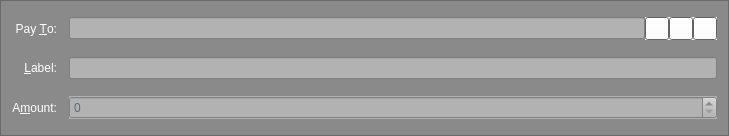
<?xml version="1.0" encoding="UTF-8"?>
<ui version="4.0">
 <class>SendCoinsEntry</class>
 <widget class="QFrame" name="SendCoinsEntry">
  <property name="geometry">
   <rect>
    <x>0</x>
    <y>0</y>
    <width>729</width>
    <height>136</height>
   </rect>
  </property>
  <property name="palette">
   <palette>
    <active>
     <colorrole role="WindowText">
      <brush brushstyle="SolidPattern">
       <color alpha="255">
        <red>0</red>
        <green>0</green>
        <blue>0</blue>
       </color>
      </brush>
     </colorrole>
     <colorrole role="Button">
      <brush brushstyle="SolidPattern">
       <color alpha="255">
        <red>255</red>
        <green>255</green>
        <blue>255</blue>
       </color>
      </brush>
     </colorrole>
     <colorrole role="Light">
      <brush brushstyle="SolidPattern">
       <color alpha="255">
        <red>207</red>
        <green>207</green>
        <blue>207</blue>
       </color>
      </brush>
     </colorrole>
     <colorrole role="Midlight">
      <brush brushstyle="SolidPattern">
       <color alpha="255">
        <red>172</red>
        <green>172</green>
        <blue>172</blue>
       </color>
      </brush>
     </colorrole>
     <colorrole role="Dark">
      <brush brushstyle="SolidPattern">
       <color alpha="255">
        <red>69</red>
        <green>69</green>
        <blue>69</blue>
       </color>
      </brush>
     </colorrole>
     <colorrole role="Mid">
      <brush brushstyle="SolidPattern">
       <color alpha="255">
        <red>92</red>
        <green>92</green>
        <blue>92</blue>
       </color>
      </brush>
     </colorrole>
     <colorrole role="Text">
      <brush brushstyle="SolidPattern">
       <color alpha="255">
        <red>0</red>
        <green>0</green>
        <blue>0</blue>
       </color>
      </brush>
     </colorrole>
     <colorrole role="BrightText">
      <brush brushstyle="SolidPattern">
       <color alpha="255">
        <red>255</red>
        <green>255</green>
        <blue>255</blue>
       </color>
      </brush>
     </colorrole>
     <colorrole role="ButtonText">
      <brush brushstyle="SolidPattern">
       <color alpha="255">
        <red>0</red>
        <green>0</green>
        <blue>0</blue>
       </color>
      </brush>
     </colorrole>
     <colorrole role="Base">
      <brush brushstyle="SolidPattern">
       <color alpha="255">
        <red>255</red>
        <green>255</green>
        <blue>255</blue>
       </color>
      </brush>
     </colorrole>
     <colorrole role="Window">
      <brush brushstyle="SolidPattern">
       <color alpha="255">
        <red>138</red>
        <green>138</green>
        <blue>138</blue>
       </color>
      </brush>
     </colorrole>
     <colorrole role="Shadow">
      <brush brushstyle="SolidPattern">
       <color alpha="255">
        <red>0</red>
        <green>0</green>
        <blue>0</blue>
       </color>
      </brush>
     </colorrole>
     <colorrole role="AlternateBase">
      <brush brushstyle="SolidPattern">
       <color alpha="255">
        <red>196</red>
        <green>196</green>
        <blue>196</blue>
       </color>
      </brush>
     </colorrole>
     <colorrole role="ToolTipBase">
      <brush brushstyle="SolidPattern">
       <color alpha="255">
        <red>255</red>
        <green>255</green>
        <blue>220</blue>
       </color>
      </brush>
     </colorrole>
     <colorrole role="ToolTipText">
      <brush brushstyle="SolidPattern">
       <color alpha="255">
        <red>0</red>
        <green>0</green>
        <blue>0</blue>
       </color>
      </brush>
     </colorrole>
    </active>
    <inactive>
     <colorrole role="WindowText">
      <brush brushstyle="SolidPattern">
       <color alpha="255">
        <red>0</red>
        <green>0</green>
        <blue>0</blue>
       </color>
      </brush>
     </colorrole>
     <colorrole role="Button">
      <brush brushstyle="SolidPattern">
       <color alpha="255">
        <red>255</red>
        <green>255</green>
        <blue>255</blue>
       </color>
      </brush>
     </colorrole>
     <colorrole role="Light">
      <brush brushstyle="SolidPattern">
       <color alpha="255">
        <red>207</red>
        <green>207</green>
        <blue>207</blue>
       </color>
      </brush>
     </colorrole>
     <colorrole role="Midlight">
      <brush brushstyle="SolidPattern">
       <color alpha="255">
        <red>172</red>
        <green>172</green>
        <blue>172</blue>
       </color>
      </brush>
     </colorrole>
     <colorrole role="Dark">
      <brush brushstyle="SolidPattern">
       <color alpha="255">
        <red>69</red>
        <green>69</green>
        <blue>69</blue>
       </color>
      </brush>
     </colorrole>
     <colorrole role="Mid">
      <brush brushstyle="SolidPattern">
       <color alpha="255">
        <red>92</red>
        <green>92</green>
        <blue>92</blue>
       </color>
      </brush>
     </colorrole>
     <colorrole role="Text">
      <brush brushstyle="SolidPattern">
       <color alpha="255">
        <red>0</red>
        <green>0</green>
        <blue>0</blue>
       </color>
      </brush>
     </colorrole>
     <colorrole role="BrightText">
      <brush brushstyle="SolidPattern">
       <color alpha="255">
        <red>255</red>
        <green>255</green>
        <blue>255</blue>
       </color>
      </brush>
     </colorrole>
     <colorrole role="ButtonText">
      <brush brushstyle="SolidPattern">
       <color alpha="255">
        <red>0</red>
        <green>0</green>
        <blue>0</blue>
       </color>
      </brush>
     </colorrole>
     <colorrole role="Base">
      <brush brushstyle="SolidPattern">
       <color alpha="255">
        <red>255</red>
        <green>255</green>
        <blue>255</blue>
       </color>
      </brush>
     </colorrole>
     <colorrole role="Window">
      <brush brushstyle="SolidPattern">
       <color alpha="255">
        <red>138</red>
        <green>138</green>
        <blue>138</blue>
       </color>
      </brush>
     </colorrole>
     <colorrole role="Shadow">
      <brush brushstyle="SolidPattern">
       <color alpha="255">
        <red>0</red>
        <green>0</green>
        <blue>0</blue>
       </color>
      </brush>
     </colorrole>
     <colorrole role="AlternateBase">
      <brush brushstyle="SolidPattern">
       <color alpha="255">
        <red>196</red>
        <green>196</green>
        <blue>196</blue>
       </color>
      </brush>
     </colorrole>
     <colorrole role="ToolTipBase">
      <brush brushstyle="SolidPattern">
       <color alpha="255">
        <red>255</red>
        <green>255</green>
        <blue>220</blue>
       </color>
      </brush>
     </colorrole>
     <colorrole role="ToolTipText">
      <brush brushstyle="SolidPattern">
       <color alpha="255">
        <red>0</red>
        <green>0</green>
        <blue>0</blue>
       </color>
      </brush>
     </colorrole>
    </inactive>
    <disabled>
     <colorrole role="WindowText">
      <brush brushstyle="SolidPattern">
       <color alpha="255">
        <red>69</red>
        <green>69</green>
        <blue>69</blue>
       </color>
      </brush>
     </colorrole>
     <colorrole role="Button">
      <brush brushstyle="SolidPattern">
       <color alpha="255">
        <red>255</red>
        <green>255</green>
        <blue>255</blue>
       </color>
      </brush>
     </colorrole>
     <colorrole role="Light">
      <brush brushstyle="SolidPattern">
       <color alpha="255">
        <red>207</red>
        <green>207</green>
        <blue>207</blue>
       </color>
      </brush>
     </colorrole>
     <colorrole role="Midlight">
      <brush brushstyle="SolidPattern">
       <color alpha="255">
        <red>172</red>
        <green>172</green>
        <blue>172</blue>
       </color>
      </brush>
     </colorrole>
     <colorrole role="Dark">
      <brush brushstyle="SolidPattern">
       <color alpha="255">
        <red>69</red>
        <green>69</green>
        <blue>69</blue>
       </color>
      </brush>
     </colorrole>
     <colorrole role="Mid">
      <brush brushstyle="SolidPattern">
       <color alpha="255">
        <red>92</red>
        <green>92</green>
        <blue>92</blue>
       </color>
      </brush>
     </colorrole>
     <colorrole role="Text">
      <brush brushstyle="SolidPattern">
       <color alpha="255">
        <red>69</red>
        <green>69</green>
        <blue>69</blue>
       </color>
      </brush>
     </colorrole>
     <colorrole role="BrightText">
      <brush brushstyle="SolidPattern">
       <color alpha="255">
        <red>255</red>
        <green>255</green>
        <blue>255</blue>
       </color>
      </brush>
     </colorrole>
     <colorrole role="ButtonText">
      <brush brushstyle="SolidPattern">
       <color alpha="255">
        <red>69</red>
        <green>69</green>
        <blue>69</blue>
       </color>
      </brush>
     </colorrole>
     <colorrole role="Base">
      <brush brushstyle="SolidPattern">
       <color alpha="255">
        <red>138</red>
        <green>138</green>
        <blue>138</blue>
       </color>
      </brush>
     </colorrole>
     <colorrole role="Window">
      <brush brushstyle="SolidPattern">
       <color alpha="255">
        <red>138</red>
        <green>138</green>
        <blue>138</blue>
       </color>
      </brush>
     </colorrole>
     <colorrole role="Shadow">
      <brush brushstyle="SolidPattern">
       <color alpha="255">
        <red>0</red>
        <green>0</green>
        <blue>0</blue>
       </color>
      </brush>
     </colorrole>
     <colorrole role="AlternateBase">
      <brush brushstyle="SolidPattern">
       <color alpha="255">
        <red>138</red>
        <green>138</green>
        <blue>138</blue>
       </color>
      </brush>
     </colorrole>
     <colorrole role="ToolTipBase">
      <brush brushstyle="SolidPattern">
       <color alpha="255">
        <red>255</red>
        <green>255</green>
        <blue>220</blue>
       </color>
      </brush>
     </colorrole>
     <colorrole role="ToolTipText">
      <brush brushstyle="SolidPattern">
       <color alpha="255">
        <red>0</red>
        <green>0</green>
        <blue>0</blue>
       </color>
      </brush>
     </colorrole>
    </disabled>
   </palette>
  </property>
  <property name="windowTitle">
   <string>Form</string>
  </property>
  <property name="autoFillBackground">
   <bool>true</bool>
  </property>
  <property name="frameShape">
   <enum>QFrame::StyledPanel</enum>
  </property>
  <property name="frameShadow">
   <enum>QFrame::Sunken</enum>
  </property>
  <layout class="QGridLayout" name="gridLayout">
   <property name="spacing">
    <number>12</number>
   </property>
   <item row="5" column="0">
    <widget class="QLabel" name="label">
     <property name="palette">
      <palette>
       <active>
        <colorrole role="WindowText">
         <brush brushstyle="SolidPattern">
          <color alpha="255">
           <red>255</red>
           <green>255</green>
           <blue>255</blue>
          </color>
         </brush>
        </colorrole>
        <colorrole role="Button">
         <brush brushstyle="SolidPattern">
          <color alpha="255">
           <red>138</red>
           <green>138</green>
           <blue>138</blue>
          </color>
         </brush>
        </colorrole>
        <colorrole role="Base">
         <brush brushstyle="SolidPattern">
          <color alpha="255">
           <red>138</red>
           <green>138</green>
           <blue>138</blue>
          </color>
         </brush>
        </colorrole>
        <colorrole role="Window">
         <brush brushstyle="SolidPattern">
          <color alpha="255">
           <red>138</red>
           <green>138</green>
           <blue>138</blue>
          </color>
         </brush>
        </colorrole>
       </active>
       <inactive>
        <colorrole role="WindowText">
         <brush brushstyle="SolidPattern">
          <color alpha="255">
           <red>255</red>
           <green>255</green>
           <blue>255</blue>
          </color>
         </brush>
        </colorrole>
        <colorrole role="Button">
         <brush brushstyle="SolidPattern">
          <color alpha="255">
           <red>138</red>
           <green>138</green>
           <blue>138</blue>
          </color>
         </brush>
        </colorrole>
        <colorrole role="Base">
         <brush brushstyle="SolidPattern">
          <color alpha="255">
           <red>138</red>
           <green>138</green>
           <blue>138</blue>
          </color>
         </brush>
        </colorrole>
        <colorrole role="Window">
         <brush brushstyle="SolidPattern">
          <color alpha="255">
           <red>138</red>
           <green>138</green>
           <blue>138</blue>
          </color>
         </brush>
        </colorrole>
       </inactive>
       <disabled>
        <colorrole role="WindowText">
         <brush brushstyle="SolidPattern">
          <color alpha="255">
           <red>69</red>
           <green>69</green>
           <blue>69</blue>
          </color>
         </brush>
        </colorrole>
        <colorrole role="Button">
         <brush brushstyle="SolidPattern">
          <color alpha="255">
           <red>138</red>
           <green>138</green>
           <blue>138</blue>
          </color>
         </brush>
        </colorrole>
        <colorrole role="Base">
         <brush brushstyle="SolidPattern">
          <color alpha="255">
           <red>138</red>
           <green>138</green>
           <blue>138</blue>
          </color>
         </brush>
        </colorrole>
        <colorrole role="Window">
         <brush brushstyle="SolidPattern">
          <color alpha="255">
           <red>138</red>
           <green>138</green>
           <blue>138</blue>
          </color>
         </brush>
        </colorrole>
       </disabled>
      </palette>
     </property>
     <property name="autoFillBackground">
      <bool>false</bool>
     </property>
     <property name="styleSheet">
      <string notr="true"/>
     </property>
     <property name="text">
      <string>A&amp;mount:</string>
     </property>
     <property name="alignment">
      <set>Qt::AlignRight|Qt::AlignTrailing|Qt::AlignVCenter</set>
     </property>
     <property name="buddy">
      <cstring>payAmount</cstring>
     </property>
    </widget>
   </item>
   <item row="3" column="0">
    <widget class="QLabel" name="label_2">
     <property name="palette">
      <palette>
       <active>
        <colorrole role="WindowText">
         <brush brushstyle="SolidPattern">
          <color alpha="255">
           <red>255</red>
           <green>255</green>
           <blue>255</blue>
          </color>
         </brush>
        </colorrole>
        <colorrole role="Button">
         <brush brushstyle="SolidPattern">
          <color alpha="255">
           <red>138</red>
           <green>138</green>
           <blue>138</blue>
          </color>
         </brush>
        </colorrole>
        <colorrole role="Base">
         <brush brushstyle="SolidPattern">
          <color alpha="255">
           <red>138</red>
           <green>138</green>
           <blue>138</blue>
          </color>
         </brush>
        </colorrole>
        <colorrole role="Window">
         <brush brushstyle="SolidPattern">
          <color alpha="255">
           <red>138</red>
           <green>138</green>
           <blue>138</blue>
          </color>
         </brush>
        </colorrole>
       </active>
       <inactive>
        <colorrole role="WindowText">
         <brush brushstyle="SolidPattern">
          <color alpha="255">
           <red>255</red>
           <green>255</green>
           <blue>255</blue>
          </color>
         </brush>
        </colorrole>
        <colorrole role="Button">
         <brush brushstyle="SolidPattern">
          <color alpha="255">
           <red>138</red>
           <green>138</green>
           <blue>138</blue>
          </color>
         </brush>
        </colorrole>
        <colorrole role="Base">
         <brush brushstyle="SolidPattern">
          <color alpha="255">
           <red>138</red>
           <green>138</green>
           <blue>138</blue>
          </color>
         </brush>
        </colorrole>
        <colorrole role="Window">
         <brush brushstyle="SolidPattern">
          <color alpha="255">
           <red>138</red>
           <green>138</green>
           <blue>138</blue>
          </color>
         </brush>
        </colorrole>
       </inactive>
       <disabled>
        <colorrole role="WindowText">
         <brush brushstyle="SolidPattern">
          <color alpha="255">
           <red>69</red>
           <green>69</green>
           <blue>69</blue>
          </color>
         </brush>
        </colorrole>
        <colorrole role="Button">
         <brush brushstyle="SolidPattern">
          <color alpha="255">
           <red>138</red>
           <green>138</green>
           <blue>138</blue>
          </color>
         </brush>
        </colorrole>
        <colorrole role="Base">
         <brush brushstyle="SolidPattern">
          <color alpha="255">
           <red>138</red>
           <green>138</green>
           <blue>138</blue>
          </color>
         </brush>
        </colorrole>
        <colorrole role="Window">
         <brush brushstyle="SolidPattern">
          <color alpha="255">
           <red>138</red>
           <green>138</green>
           <blue>138</blue>
          </color>
         </brush>
        </colorrole>
       </disabled>
      </palette>
     </property>
     <property name="autoFillBackground">
      <bool>false</bool>
     </property>
     <property name="styleSheet">
      <string notr="true"/>
     </property>
     <property name="text">
      <string>Pay &amp;To:</string>
     </property>
     <property name="alignment">
      <set>Qt::AlignRight|Qt::AlignTrailing|Qt::AlignVCenter</set>
     </property>
     <property name="buddy">
      <cstring>payTo</cstring>
     </property>
    </widget>
   </item>
   <item row="5" column="1">
    <widget class="BitcoinAmountField" name="payAmount">
     <property name="palette">
      <palette>
       <active>
        <colorrole role="WindowText">
         <brush brushstyle="SolidPattern">
          <color alpha="255">
           <red>90</red>
           <green>104</green>
           <blue>118</blue>
          </color>
         </brush>
        </colorrole>
        <colorrole role="Button">
         <brush brushstyle="SolidPattern">
          <color alpha="255">
           <red>178</red>
           <green>178</green>
           <blue>178</blue>
          </color>
         </brush>
        </colorrole>
        <colorrole role="Text">
         <brush brushstyle="SolidPattern">
          <color alpha="255">
           <red>90</red>
           <green>104</green>
           <blue>118</blue>
          </color>
         </brush>
        </colorrole>
        <colorrole role="Base">
         <brush brushstyle="SolidPattern">
          <color alpha="255">
           <red>178</red>
           <green>178</green>
           <blue>178</blue>
          </color>
         </brush>
        </colorrole>
        <colorrole role="Window">
         <brush brushstyle="SolidPattern">
          <color alpha="255">
           <red>178</red>
           <green>178</green>
           <blue>178</blue>
          </color>
         </brush>
        </colorrole>
        <colorrole role="Shadow">
         <brush brushstyle="SolidPattern">
          <color alpha="255">
           <red>90</red>
           <green>104</green>
           <blue>118</blue>
          </color>
         </brush>
        </colorrole>
        <colorrole role="ToolTipText">
         <brush brushstyle="SolidPattern">
          <color alpha="255">
           <red>90</red>
           <green>104</green>
           <blue>118</blue>
          </color>
         </brush>
        </colorrole>
       </active>
       <inactive>
        <colorrole role="WindowText">
         <brush brushstyle="SolidPattern">
          <color alpha="255">
           <red>90</red>
           <green>104</green>
           <blue>118</blue>
          </color>
         </brush>
        </colorrole>
        <colorrole role="Button">
         <brush brushstyle="SolidPattern">
          <color alpha="255">
           <red>178</red>
           <green>178</green>
           <blue>178</blue>
          </color>
         </brush>
        </colorrole>
        <colorrole role="Text">
         <brush brushstyle="SolidPattern">
          <color alpha="255">
           <red>90</red>
           <green>104</green>
           <blue>118</blue>
          </color>
         </brush>
        </colorrole>
        <colorrole role="Base">
         <brush brushstyle="SolidPattern">
          <color alpha="255">
           <red>178</red>
           <green>178</green>
           <blue>178</blue>
          </color>
         </brush>
        </colorrole>
        <colorrole role="Window">
         <brush brushstyle="SolidPattern">
          <color alpha="255">
           <red>178</red>
           <green>178</green>
           <blue>178</blue>
          </color>
         </brush>
        </colorrole>
        <colorrole role="Shadow">
         <brush brushstyle="SolidPattern">
          <color alpha="255">
           <red>90</red>
           <green>104</green>
           <blue>118</blue>
          </color>
         </brush>
        </colorrole>
        <colorrole role="ToolTipText">
         <brush brushstyle="SolidPattern">
          <color alpha="255">
           <red>90</red>
           <green>104</green>
           <blue>118</blue>
          </color>
         </brush>
        </colorrole>
       </inactive>
       <disabled>
        <colorrole role="WindowText">
         <brush brushstyle="SolidPattern">
          <color alpha="255">
           <red>69</red>
           <green>69</green>
           <blue>69</blue>
          </color>
         </brush>
        </colorrole>
        <colorrole role="Button">
         <brush brushstyle="SolidPattern">
          <color alpha="255">
           <red>178</red>
           <green>178</green>
           <blue>178</blue>
          </color>
         </brush>
        </colorrole>
        <colorrole role="Text">
         <brush brushstyle="SolidPattern">
          <color alpha="255">
           <red>69</red>
           <green>69</green>
           <blue>69</blue>
          </color>
         </brush>
        </colorrole>
        <colorrole role="Base">
         <brush brushstyle="SolidPattern">
          <color alpha="255">
           <red>178</red>
           <green>178</green>
           <blue>178</blue>
          </color>
         </brush>
        </colorrole>
        <colorrole role="Window">
         <brush brushstyle="SolidPattern">
          <color alpha="255">
           <red>178</red>
           <green>178</green>
           <blue>178</blue>
          </color>
         </brush>
        </colorrole>
        <colorrole role="Shadow">
         <brush brushstyle="SolidPattern">
          <color alpha="255">
           <red>90</red>
           <green>104</green>
           <blue>118</blue>
          </color>
         </brush>
        </colorrole>
        <colorrole role="ToolTipText">
         <brush brushstyle="SolidPattern">
          <color alpha="255">
           <red>90</red>
           <green>104</green>
           <blue>118</blue>
          </color>
         </brush>
        </colorrole>
       </disabled>
      </palette>
     </property>
     <property name="autoFillBackground">
      <bool>true</bool>
     </property>
     <property name="styleSheet">
      <string notr="true"/>
     </property>
    </widget>
   </item>
   <item row="4" column="1">
    <layout class="QHBoxLayout" name="horizontalLayout_2">
     <property name="spacing">
      <number>0</number>
     </property>
     <item>
      <widget class="QValidatedLineEdit" name="addAsLabel">
       <property name="enabled">
        <bool>true</bool>
       </property>
       <property name="palette">
        <palette>
         <active>
          <colorrole role="WindowText">
           <brush brushstyle="SolidPattern">
            <color alpha="255">
             <red>90</red>
             <green>104</green>
             <blue>118</blue>
            </color>
           </brush>
          </colorrole>
          <colorrole role="Button">
           <brush brushstyle="SolidPattern">
            <color alpha="255">
             <red>178</red>
             <green>178</green>
             <blue>178</blue>
            </color>
           </brush>
          </colorrole>
          <colorrole role="Text">
           <brush brushstyle="SolidPattern">
            <color alpha="255">
             <red>90</red>
             <green>104</green>
             <blue>118</blue>
            </color>
           </brush>
          </colorrole>
          <colorrole role="Base">
           <brush brushstyle="SolidPattern">
            <color alpha="255">
             <red>178</red>
             <green>178</green>
             <blue>178</blue>
            </color>
           </brush>
          </colorrole>
          <colorrole role="Window">
           <brush brushstyle="SolidPattern">
            <color alpha="255">
             <red>178</red>
             <green>178</green>
             <blue>178</blue>
            </color>
           </brush>
          </colorrole>
          <colorrole role="Shadow">
           <brush brushstyle="SolidPattern">
            <color alpha="255">
             <red>90</red>
             <green>104</green>
             <blue>118</blue>
            </color>
           </brush>
          </colorrole>
          <colorrole role="ToolTipText">
           <brush brushstyle="SolidPattern">
            <color alpha="255">
             <red>90</red>
             <green>104</green>
             <blue>118</blue>
            </color>
           </brush>
          </colorrole>
         </active>
         <inactive>
          <colorrole role="WindowText">
           <brush brushstyle="SolidPattern">
            <color alpha="255">
             <red>90</red>
             <green>104</green>
             <blue>118</blue>
            </color>
           </brush>
          </colorrole>
          <colorrole role="Button">
           <brush brushstyle="SolidPattern">
            <color alpha="255">
             <red>178</red>
             <green>178</green>
             <blue>178</blue>
            </color>
           </brush>
          </colorrole>
          <colorrole role="Text">
           <brush brushstyle="SolidPattern">
            <color alpha="255">
             <red>90</red>
             <green>104</green>
             <blue>118</blue>
            </color>
           </brush>
          </colorrole>
          <colorrole role="Base">
           <brush brushstyle="SolidPattern">
            <color alpha="255">
             <red>178</red>
             <green>178</green>
             <blue>178</blue>
            </color>
           </brush>
          </colorrole>
          <colorrole role="Window">
           <brush brushstyle="SolidPattern">
            <color alpha="255">
             <red>178</red>
             <green>178</green>
             <blue>178</blue>
            </color>
           </brush>
          </colorrole>
          <colorrole role="Shadow">
           <brush brushstyle="SolidPattern">
            <color alpha="255">
             <red>90</red>
             <green>104</green>
             <blue>118</blue>
            </color>
           </brush>
          </colorrole>
          <colorrole role="ToolTipText">
           <brush brushstyle="SolidPattern">
            <color alpha="255">
             <red>90</red>
             <green>104</green>
             <blue>118</blue>
            </color>
           </brush>
          </colorrole>
         </inactive>
         <disabled>
          <colorrole role="WindowText">
           <brush brushstyle="SolidPattern">
            <color alpha="255">
             <red>69</red>
             <green>69</green>
             <blue>69</blue>
            </color>
           </brush>
          </colorrole>
          <colorrole role="Button">
           <brush brushstyle="SolidPattern">
            <color alpha="255">
             <red>178</red>
             <green>178</green>
             <blue>178</blue>
            </color>
           </brush>
          </colorrole>
          <colorrole role="Text">
           <brush brushstyle="SolidPattern">
            <color alpha="255">
             <red>69</red>
             <green>69</green>
             <blue>69</blue>
            </color>
           </brush>
          </colorrole>
          <colorrole role="Base">
           <brush brushstyle="SolidPattern">
            <color alpha="255">
             <red>178</red>
             <green>178</green>
             <blue>178</blue>
            </color>
           </brush>
          </colorrole>
          <colorrole role="Window">
           <brush brushstyle="SolidPattern">
            <color alpha="255">
             <red>178</red>
             <green>178</green>
             <blue>178</blue>
            </color>
           </brush>
          </colorrole>
          <colorrole role="Shadow">
           <brush brushstyle="SolidPattern">
            <color alpha="255">
             <red>90</red>
             <green>104</green>
             <blue>118</blue>
            </color>
           </brush>
          </colorrole>
          <colorrole role="ToolTipText">
           <brush brushstyle="SolidPattern">
            <color alpha="255">
             <red>90</red>
             <green>104</green>
             <blue>118</blue>
            </color>
           </brush>
          </colorrole>
         </disabled>
        </palette>
       </property>
       <property name="toolTip">
        <string>Enter a label for this address to add it to your address book</string>
       </property>
       <property name="styleSheet">
        <string notr="true"/>
       </property>
      </widget>
     </item>
    </layout>
   </item>
   <item row="4" column="0">
    <widget class="QLabel" name="label_4">
     <property name="palette">
      <palette>
       <active>
        <colorrole role="WindowText">
         <brush brushstyle="SolidPattern">
          <color alpha="255">
           <red>255</red>
           <green>255</green>
           <blue>255</blue>
          </color>
         </brush>
        </colorrole>
        <colorrole role="Button">
         <brush brushstyle="SolidPattern">
          <color alpha="255">
           <red>138</red>
           <green>138</green>
           <blue>138</blue>
          </color>
         </brush>
        </colorrole>
        <colorrole role="Base">
         <brush brushstyle="SolidPattern">
          <color alpha="255">
           <red>138</red>
           <green>138</green>
           <blue>138</blue>
          </color>
         </brush>
        </colorrole>
        <colorrole role="Window">
         <brush brushstyle="SolidPattern">
          <color alpha="255">
           <red>138</red>
           <green>138</green>
           <blue>138</blue>
          </color>
         </brush>
        </colorrole>
       </active>
       <inactive>
        <colorrole role="WindowText">
         <brush brushstyle="SolidPattern">
          <color alpha="255">
           <red>255</red>
           <green>255</green>
           <blue>255</blue>
          </color>
         </brush>
        </colorrole>
        <colorrole role="Button">
         <brush brushstyle="SolidPattern">
          <color alpha="255">
           <red>138</red>
           <green>138</green>
           <blue>138</blue>
          </color>
         </brush>
        </colorrole>
        <colorrole role="Base">
         <brush brushstyle="SolidPattern">
          <color alpha="255">
           <red>138</red>
           <green>138</green>
           <blue>138</blue>
          </color>
         </brush>
        </colorrole>
        <colorrole role="Window">
         <brush brushstyle="SolidPattern">
          <color alpha="255">
           <red>138</red>
           <green>138</green>
           <blue>138</blue>
          </color>
         </brush>
        </colorrole>
       </inactive>
       <disabled>
        <colorrole role="WindowText">
         <brush brushstyle="SolidPattern">
          <color alpha="255">
           <red>69</red>
           <green>69</green>
           <blue>69</blue>
          </color>
         </brush>
        </colorrole>
        <colorrole role="Button">
         <brush brushstyle="SolidPattern">
          <color alpha="255">
           <red>138</red>
           <green>138</green>
           <blue>138</blue>
          </color>
         </brush>
        </colorrole>
        <colorrole role="Base">
         <brush brushstyle="SolidPattern">
          <color alpha="255">
           <red>138</red>
           <green>138</green>
           <blue>138</blue>
          </color>
         </brush>
        </colorrole>
        <colorrole role="Window">
         <brush brushstyle="SolidPattern">
          <color alpha="255">
           <red>138</red>
           <green>138</green>
           <blue>138</blue>
          </color>
         </brush>
        </colorrole>
       </disabled>
      </palette>
     </property>
     <property name="autoFillBackground">
      <bool>false</bool>
     </property>
     <property name="styleSheet">
      <string notr="true"/>
     </property>
     <property name="text">
      <string>&amp;Label:</string>
     </property>
     <property name="alignment">
      <set>Qt::AlignRight|Qt::AlignTrailing|Qt::AlignVCenter</set>
     </property>
     <property name="buddy">
      <cstring>addAsLabel</cstring>
     </property>
    </widget>
   </item>
   <item row="3" column="1">
    <layout class="QHBoxLayout" name="payToLayout">
     <property name="spacing">
      <number>0</number>
     </property>
     <item>
      <widget class="QValidatedLineEdit" name="payTo">
       <property name="palette">
        <palette>
         <active>
          <colorrole role="WindowText">
           <brush brushstyle="SolidPattern">
            <color alpha="255">
             <red>138</red>
             <green>138</green>
             <blue>138</blue>
            </color>
           </brush>
          </colorrole>
          <colorrole role="Button">
           <brush brushstyle="SolidPattern">
            <color alpha="255">
             <red>178</red>
             <green>178</green>
             <blue>178</blue>
            </color>
           </brush>
          </colorrole>
          <colorrole role="Text">
           <brush brushstyle="SolidPattern">
            <color alpha="255">
             <red>138</red>
             <green>138</green>
             <blue>138</blue>
            </color>
           </brush>
          </colorrole>
          <colorrole role="Base">
           <brush brushstyle="SolidPattern">
            <color alpha="255">
             <red>178</red>
             <green>178</green>
             <blue>178</blue>
            </color>
           </brush>
          </colorrole>
          <colorrole role="Window">
           <brush brushstyle="SolidPattern">
            <color alpha="255">
             <red>178</red>
             <green>178</green>
             <blue>178</blue>
            </color>
           </brush>
          </colorrole>
          <colorrole role="Shadow">
           <brush brushstyle="SolidPattern">
            <color alpha="255">
             <red>90</red>
             <green>104</green>
             <blue>118</blue>
            </color>
           </brush>
          </colorrole>
          <colorrole role="ToolTipText">
           <brush brushstyle="SolidPattern">
            <color alpha="255">
             <red>90</red>
             <green>104</green>
             <blue>118</blue>
            </color>
           </brush>
          </colorrole>
         </active>
         <inactive>
          <colorrole role="WindowText">
           <brush brushstyle="SolidPattern">
            <color alpha="255">
             <red>138</red>
             <green>138</green>
             <blue>138</blue>
            </color>
           </brush>
          </colorrole>
          <colorrole role="Button">
           <brush brushstyle="SolidPattern">
            <color alpha="255">
             <red>178</red>
             <green>178</green>
             <blue>178</blue>
            </color>
           </brush>
          </colorrole>
          <colorrole role="Text">
           <brush brushstyle="SolidPattern">
            <color alpha="255">
             <red>138</red>
             <green>138</green>
             <blue>138</blue>
            </color>
           </brush>
          </colorrole>
          <colorrole role="Base">
           <brush brushstyle="SolidPattern">
            <color alpha="255">
             <red>178</red>
             <green>178</green>
             <blue>178</blue>
            </color>
           </brush>
          </colorrole>
          <colorrole role="Window">
           <brush brushstyle="SolidPattern">
            <color alpha="255">
             <red>178</red>
             <green>178</green>
             <blue>178</blue>
            </color>
           </brush>
          </colorrole>
          <colorrole role="Shadow">
           <brush brushstyle="SolidPattern">
            <color alpha="255">
             <red>90</red>
             <green>104</green>
             <blue>118</blue>
            </color>
           </brush>
          </colorrole>
          <colorrole role="ToolTipText">
           <brush brushstyle="SolidPattern">
            <color alpha="255">
             <red>90</red>
             <green>104</green>
             <blue>118</blue>
            </color>
           </brush>
          </colorrole>
         </inactive>
         <disabled>
          <colorrole role="WindowText">
           <brush brushstyle="SolidPattern">
            <color alpha="255">
             <red>69</red>
             <green>69</green>
             <blue>69</blue>
            </color>
           </brush>
          </colorrole>
          <colorrole role="Button">
           <brush brushstyle="SolidPattern">
            <color alpha="255">
             <red>178</red>
             <green>178</green>
             <blue>178</blue>
            </color>
           </brush>
          </colorrole>
          <colorrole role="Text">
           <brush brushstyle="SolidPattern">
            <color alpha="255">
             <red>69</red>
             <green>69</green>
             <blue>69</blue>
            </color>
           </brush>
          </colorrole>
          <colorrole role="Base">
           <brush brushstyle="SolidPattern">
            <color alpha="255">
             <red>178</red>
             <green>178</green>
             <blue>178</blue>
            </color>
           </brush>
          </colorrole>
          <colorrole role="Window">
           <brush brushstyle="SolidPattern">
            <color alpha="255">
             <red>178</red>
             <green>178</green>
             <blue>178</blue>
            </color>
           </brush>
          </colorrole>
          <colorrole role="Shadow">
           <brush brushstyle="SolidPattern">
            <color alpha="255">
             <red>90</red>
             <green>104</green>
             <blue>118</blue>
            </color>
           </brush>
          </colorrole>
          <colorrole role="ToolTipText">
           <brush brushstyle="SolidPattern">
            <color alpha="255">
             <red>90</red>
             <green>104</green>
             <blue>118</blue>
            </color>
           </brush>
          </colorrole>
         </disabled>
        </palette>
       </property>
       <property name="toolTip">
        <string>The address to send the payment to  (e.g. Sjz75uKHzUQJnSdzvpiigEGxseKkDhQToX)</string>
       </property>
       <property name="styleSheet">
        <string notr="true"/>
       </property>
       <property name="maxLength">
        <number>34</number>
       </property>
      </widget>
     </item>
     <item>
      <widget class="QToolButton" name="addressBookButton">
       <property name="toolTip">
        <string>Choose address from address book</string>
       </property>
       <property name="autoFillBackground">
        <bool>true</bool>
       </property>
       <property name="text">
        <string/>
       </property>
       <property name="icon">
        <iconset resource="../bitcoin.qrc">
         <normaloff>:/icons/address-book</normaloff>:/icons/address-book</iconset>
       </property>
       <property name="shortcut">
        <string>Alt+A</string>
       </property>
      </widget>
     </item>
     <item>
      <widget class="QToolButton" name="pasteButton">
       <property name="toolTip">
        <string>Paste address from clipboard</string>
       </property>
       <property name="autoFillBackground">
        <bool>true</bool>
       </property>
       <property name="text">
        <string/>
       </property>
       <property name="icon">
        <iconset resource="../bitcoin.qrc">
         <normaloff>:/icons/editpaste</normaloff>:/icons/editpaste</iconset>
       </property>
       <property name="shortcut">
        <string>Alt+P</string>
       </property>
      </widget>
     </item>
     <item>
      <widget class="QToolButton" name="deleteButton">
       <property name="toolTip">
        <string>Remove this recipient</string>
       </property>
       <property name="autoFillBackground">
        <bool>true</bool>
       </property>
       <property name="text">
        <string/>
       </property>
       <property name="icon">
        <iconset resource="../bitcoin.qrc">
         <normaloff>:/icons/remove</normaloff>:/icons/remove</iconset>
       </property>
      </widget>
     </item>
    </layout>
   </item>
  </layout>
 </widget>
 <customwidgets>
  <customwidget>
   <class>BitcoinAmountField</class>
   <extends>QSpinBox</extends>
   <header>bitcoinamountfield.h</header>
   <container>1</container>
  </customwidget>
  <customwidget>
   <class>QValidatedLineEdit</class>
   <extends>QLineEdit</extends>
   <header>qvalidatedlineedit.h</header>
  </customwidget>
 </customwidgets>
 <resources>
  <include location="../bitcoin.qrc"/>
 </resources>
 <connections/>
</ui>
